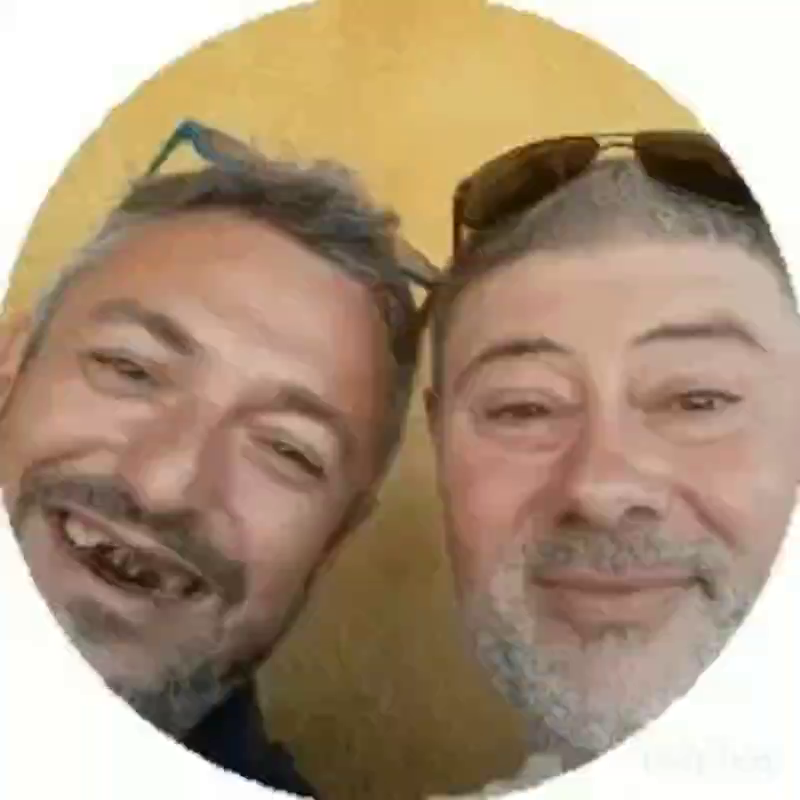
#> input picture assets/raw/raw_f002.png, 800 x 800 px, given in place of raw_f001.png, which was not available
$ python mask_overlay.py
#> lines starting #> are read from the running program, lines starting #| are printed output that depends on the picture; after the words box and inside, x2 and y2 are one past the last pixel; in counts of white or black regions, pixels touching at a corner belong together; pictures that were not available may be replaced by others from this repository, and a replacement may not be noted
#> `sheet = Image.new("RGB", (W*3 + 20, H + 34), (0, 0, 0))`: sheet: PIL image 2420x834 RGB; every value is 0
"""Overlay the SAM mask on the raw frame (mask = red) so we can SEE where the
cut actually is relative to the real faces. One cell per frame."""
import os
import numpy as np
from PIL import Image, ImageDraw

WS = r"D:\dsh workspace\dsh test project"
RD = os.path.join(WS, "llama-780m", "roach-debug")
RAW = os.path.join(WS, "assets", "raw")
COM = r"D:\ComfyUI-Container\workspace\output"

FRAMES = [("f001", "001"), ("f002", "002"), ("f027", "027")]
W, H = 800, 800

def cell(tag, idx):
#> called with tag = 'f001', idx = '001'
    raw = Image.open(os.path.join(RAW, f"raw_{tag}.png")).convert("RGB")
#> raw is the input picture: PIL image 800x800 RGB; mean R, G, B 171.2, 148.6, 124.5
    m = Image.open(os.path.join(COM, f"samtest_batch_{idx}_00001_.png")).convert("L")
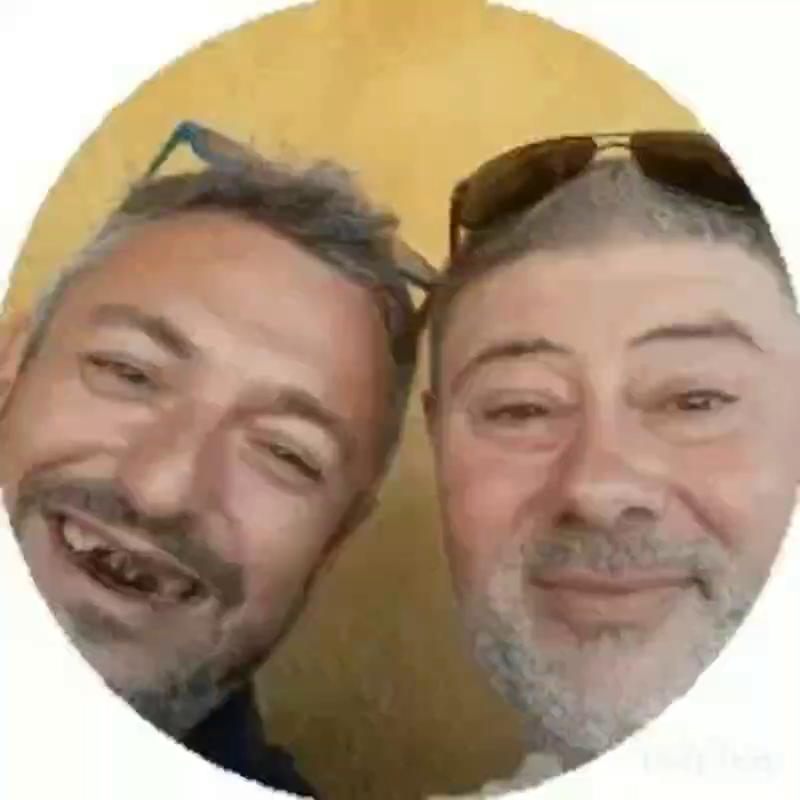
#> input picture assets/raw/raw_f003.png, 800 x 800 px, given in place of samtest_batch_001_00001_.png, which was not available
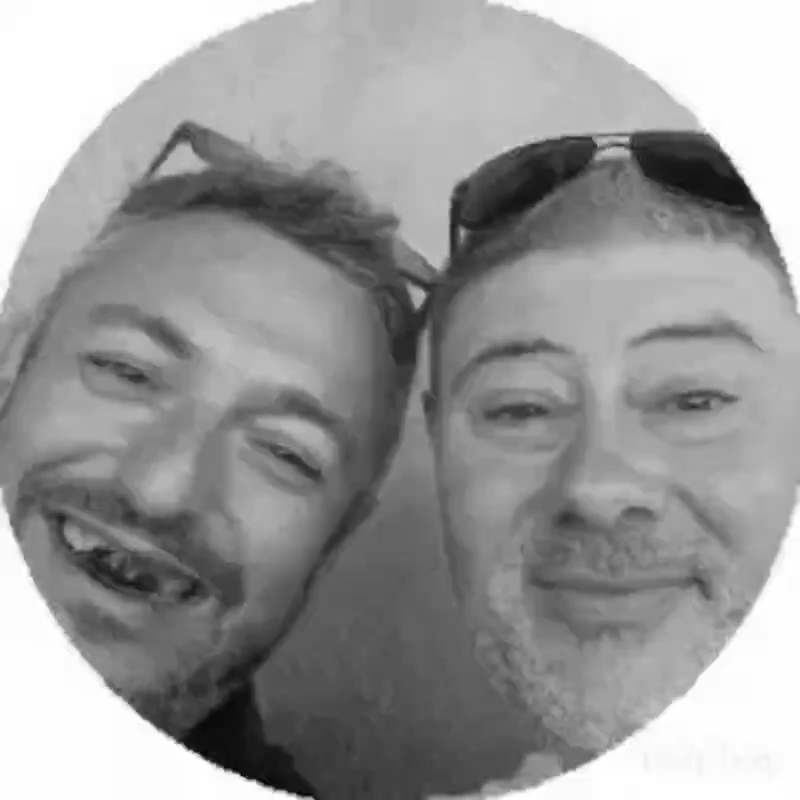
#> m: PIL image 800x800 L; min 0, max 255, mean 153.4
    ma = (np.array(m) > 12)
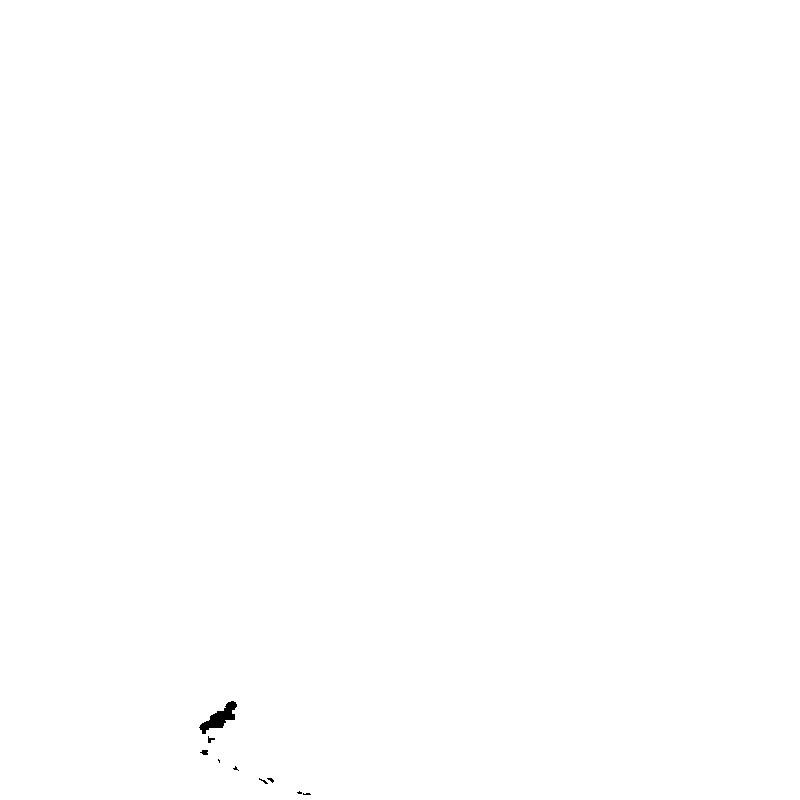
#> ma: shape (800, 800) bool; 99.9% white; 9 black regions (6 under 20 px), largest, box (x1, y1, x2, y2) and area: (199, 701, 237, 734) 495, (200, 750, 208, 755) 30, (208, 736, 215, 743) 25
    # red overlay where mask is on, green outline at the mask edge
    ov = raw.copy()
    a = np.array(ov)
    a[ma] = (a[ma]*0.45 + np.array([220, 30, 30])*0.55).astype(np.uint8)
    ov = Image.fromarray(a)
    # edge: mask minus eroded mask
    from scipy import ndimage
    edge = ma & ~ndimage.binary_erosion(ma, iterations=2)
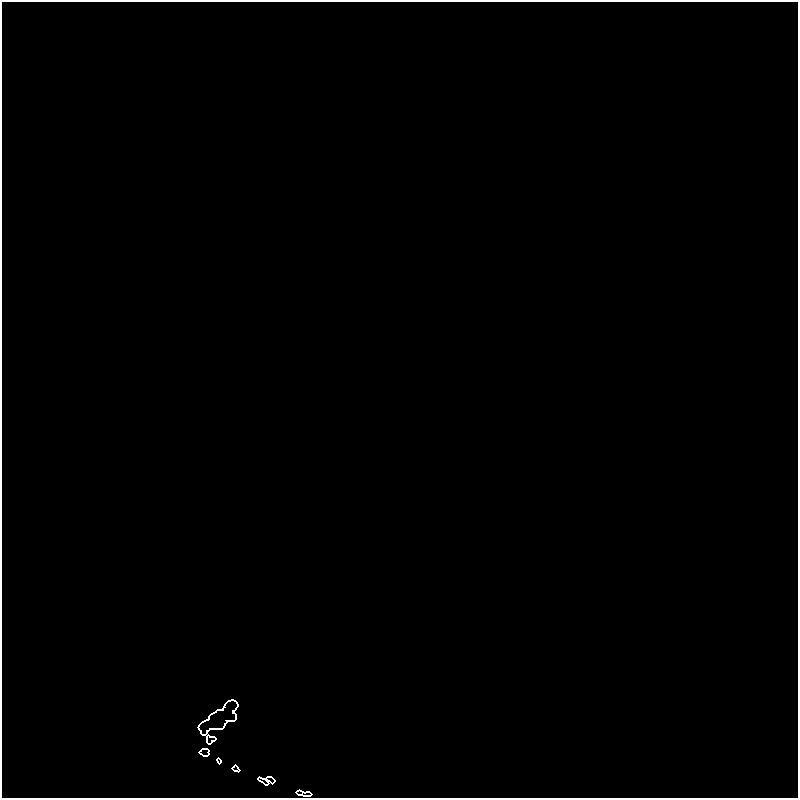
#> edge: shape (800, 800) bool; 1.1% white; 7 white regions, largest, box (x1, y1, x2, y2) and area: (0, 0, 800, 800) 6384, (197, 699, 239, 745) 287, (257, 776, 276, 786) 84
    ea = np.array(ov); ea[edge] = (0, 230, 0)
#> after `ea[edge] = (0, 230, 0)`:
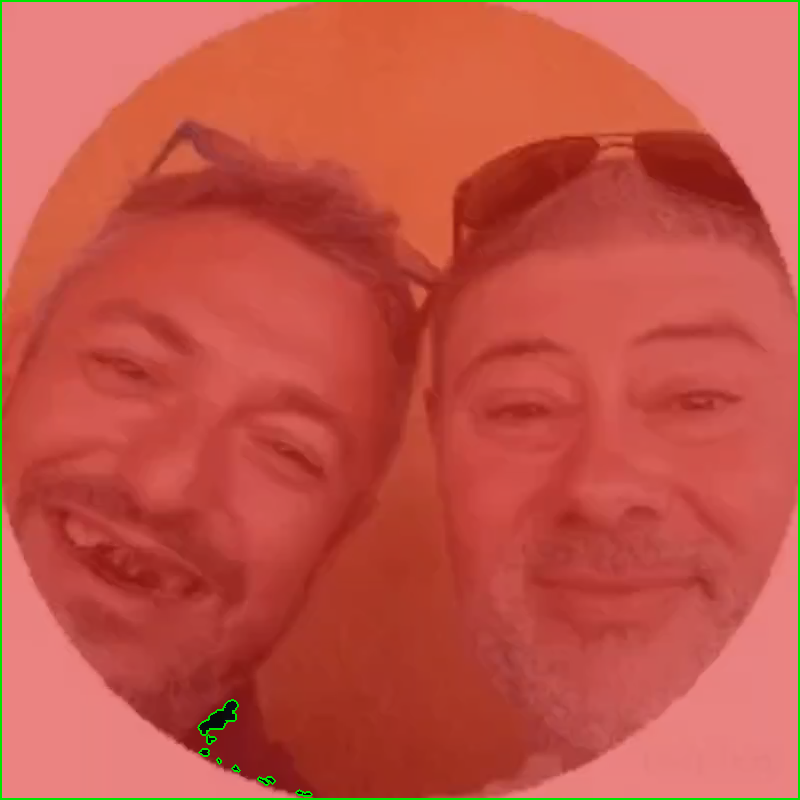
#> ea: shape (800, 800, 3); mean R, G, B 195, 84.2, 70.9
    ov = Image.fromarray(ea)
    c = Image.new("RGB", (W, H + 34), (15, 15, 15))
#> c: PIL image 800x834 RGB; every value is 15
    c.paste(ov, (0, 34))
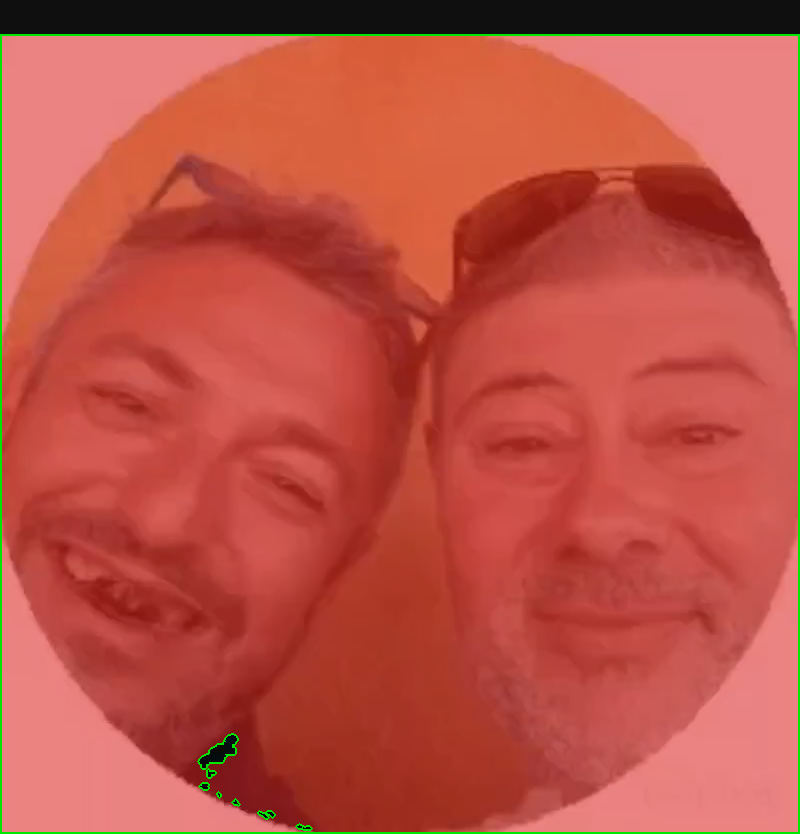
#> c: PIL image 800x834 RGB; mean R, G, B 187.7, 81.4, 68.7
    d = ImageDraw.Draw(c)
    d.text((6, 6), f"{tag}  (mask {idx})  red=inside cut, green=cut edge", fill=(255, 255, 0))
    return c

sheet = Image.new("RGB", (W*3 + 20, H + 34), (0, 0, 0))
for i, (tag, idx) in enumerate(FRAMES):
    sheet.paste(cell(tag, idx), (i*(W+10), 0))
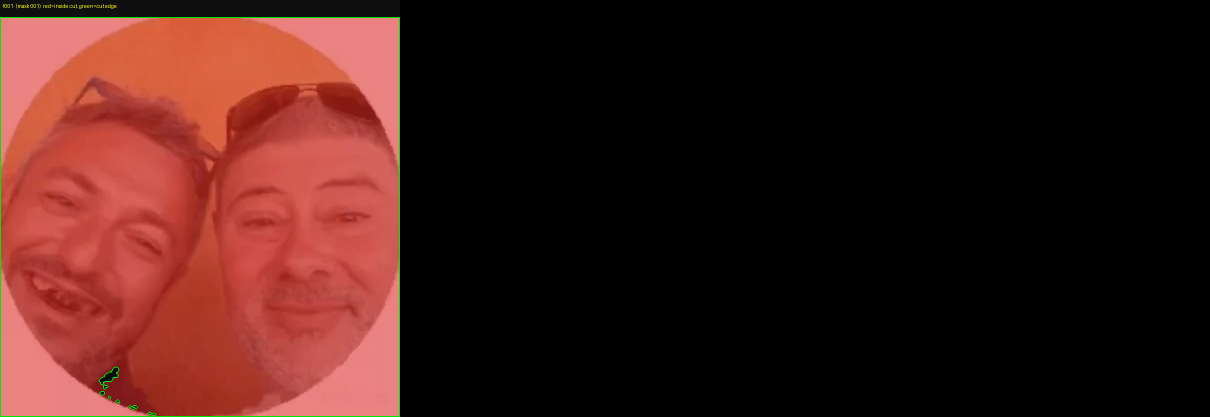
#> sheet: PIL image 2420x834 RGB (shown at 1/2 size); mean R, G, B 62.1, 27, 22.7
#> (the run stopped early here; a loop or call above may not have finished)
